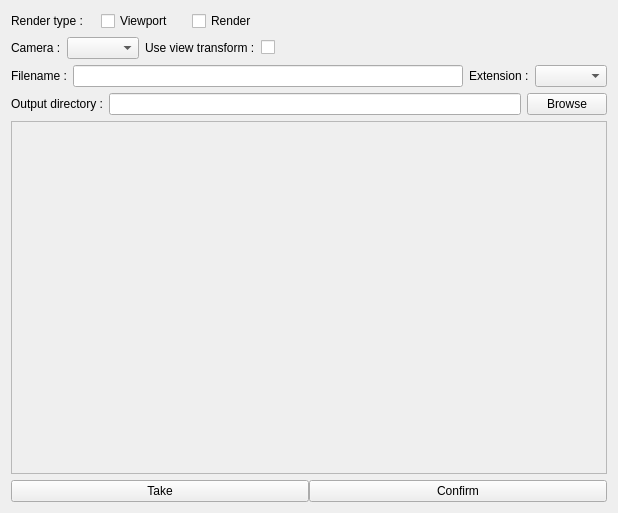
<?xml version="1.0" encoding="UTF-8"?>
<ui version="4.0">
 <class>Form</class>
 <widget class="QWidget" name="Form">
  <property name="geometry">
   <rect>
    <x>0</x>
    <y>0</y>
    <width>614</width>
    <height>513</height>
   </rect>
  </property>
  <property name="windowTitle">
   <string>Form</string>
  </property>
  <layout class="QVBoxLayout" name="verticalLayout">
   <item>
    <widget class="QWidget" name="form_widget" native="true">
     <property name="sizePolicy">
      <sizepolicy hsizetype="Expanding" vsizetype="Expanding">
       <horstretch>0</horstretch>
       <verstretch>0</verstretch>
      </sizepolicy>
     </property>
     <layout class="QVBoxLayout" name="verticalLayout_2">
      <property name="spacing">
       <number>6</number>
      </property>
      <property name="leftMargin">
       <number>0</number>
      </property>
      <property name="topMargin">
       <number>0</number>
      </property>
      <property name="rightMargin">
       <number>0</number>
      </property>
      <property name="bottomMargin">
       <number>0</number>
      </property>
      <item>
       <widget class="QWidget" name="render_type_widget" native="true">
        <layout class="QHBoxLayout" name="horizontalLayout_5">
         <property name="spacing">
          <number>18</number>
         </property>
         <property name="leftMargin">
          <number>0</number>
         </property>
         <property name="topMargin">
          <number>0</number>
         </property>
         <property name="rightMargin">
          <number>0</number>
         </property>
         <property name="bottomMargin">
          <number>0</number>
         </property>
         <item>
          <widget class="QLabel" name="render_type_label">
           <property name="text">
            <string>Render type :</string>
           </property>
          </widget>
         </item>
         <item>
          <widget class="QCheckBox" name="viewport_checkbox">
           <property name="text">
            <string>Viewport</string>
           </property>
           <property name="autoExclusive">
            <bool>true</bool>
           </property>
          </widget>
         </item>
         <item>
          <widget class="QCheckBox" name="render_checkbox">
           <property name="text">
            <string>Render</string>
           </property>
           <property name="autoExclusive">
            <bool>true</bool>
           </property>
          </widget>
         </item>
         <item>
          <spacer name="horizontalSpacer_2">
           <property name="orientation">
            <enum>Qt::Horizontal</enum>
           </property>
           <property name="sizeHint" stdset="0">
            <size>
             <width>40</width>
             <height>20</height>
            </size>
           </property>
          </spacer>
         </item>
        </layout>
       </widget>
      </item>
      <item>
       <widget class="QWidget" name="camera_widget" native="true">
        <property name="sizePolicy">
         <sizepolicy hsizetype="Expanding" vsizetype="Preferred">
          <horstretch>0</horstretch>
          <verstretch>0</verstretch>
         </sizepolicy>
        </property>
        <layout class="QHBoxLayout" name="horizontalLayout">
         <property name="spacing">
          <number>6</number>
         </property>
         <property name="leftMargin">
          <number>0</number>
         </property>
         <property name="topMargin">
          <number>0</number>
         </property>
         <property name="rightMargin">
          <number>0</number>
         </property>
         <property name="bottomMargin">
          <number>0</number>
         </property>
         <item>
          <widget class="QLabel" name="camera_label">
           <property name="sizePolicy">
            <sizepolicy hsizetype="Fixed" vsizetype="Preferred">
             <horstretch>0</horstretch>
             <verstretch>0</verstretch>
            </sizepolicy>
           </property>
           <property name="text">
            <string>Camera :</string>
           </property>
          </widget>
         </item>
         <item>
          <widget class="QComboBox" name="camera_combobox"/>
         </item>
         <item>
          <widget class="QLabel" name="viewtransform_label">
           <property name="text">
            <string>Use view transform :</string>
           </property>
          </widget>
         </item>
         <item>
          <widget class="QCheckBox" name="viewtransform_checkbox">
           <property name="text">
            <string/>
           </property>
          </widget>
         </item>
         <item>
          <spacer name="horizontalSpacer">
           <property name="orientation">
            <enum>Qt::Horizontal</enum>
           </property>
           <property name="sizeHint" stdset="0">
            <size>
             <width>40</width>
             <height>20</height>
            </size>
           </property>
          </spacer>
         </item>
        </layout>
       </widget>
      </item>
      <item>
       <widget class="QWidget" name="output_file_widget" native="true">
        <layout class="QHBoxLayout" name="horizontalLayout_4">
         <property name="leftMargin">
          <number>0</number>
         </property>
         <property name="topMargin">
          <number>0</number>
         </property>
         <property name="rightMargin">
          <number>0</number>
         </property>
         <property name="bottomMargin">
          <number>0</number>
         </property>
         <item>
          <widget class="QLabel" name="filename_label">
           <property name="text">
            <string>Filename :</string>
           </property>
          </widget>
         </item>
         <item>
          <widget class="QLineEdit" name="filename_lineedit"/>
         </item>
         <item>
          <widget class="QLabel" name="extension_label">
           <property name="text">
            <string>Extension :</string>
           </property>
          </widget>
         </item>
         <item>
          <widget class="QComboBox" name="extension_combobox"/>
         </item>
        </layout>
       </widget>
      </item>
      <item>
       <widget class="QWidget" name="output_dir_widget" native="true">
        <layout class="QHBoxLayout" name="horizontalLayout_3">
         <property name="leftMargin">
          <number>0</number>
         </property>
         <property name="topMargin">
          <number>0</number>
         </property>
         <property name="rightMargin">
          <number>0</number>
         </property>
         <property name="bottomMargin">
          <number>0</number>
         </property>
         <item>
          <widget class="QLabel" name="output_dir_label">
           <property name="text">
            <string>Output directory :</string>
           </property>
          </widget>
         </item>
         <item>
          <widget class="QLineEdit" name="output_dir_line_edit"/>
         </item>
         <item>
          <widget class="QPushButton" name="browse_btn">
           <property name="text">
            <string>Browse</string>
           </property>
          </widget>
         </item>
        </layout>
       </widget>
      </item>
      <item>
       <widget class="QFrame" name="frame">
        <property name="sizePolicy">
         <sizepolicy hsizetype="Preferred" vsizetype="Expanding">
          <horstretch>0</horstretch>
          <verstretch>0</verstretch>
         </sizepolicy>
        </property>
        <property name="frameShape">
         <enum>QFrame::StyledPanel</enum>
        </property>
        <property name="frameShadow">
         <enum>QFrame::Raised</enum>
        </property>
        <layout class="QVBoxLayout" name="verticalLayout_3">
         <property name="spacing">
          <number>0</number>
         </property>
         <property name="leftMargin">
          <number>0</number>
         </property>
         <property name="topMargin">
          <number>0</number>
         </property>
         <property name="rightMargin">
          <number>0</number>
         </property>
         <property name="bottomMargin">
          <number>0</number>
         </property>
         <item>
          <widget class="QLabel" name="preview_label">
           <property name="sizePolicy">
            <sizepolicy hsizetype="Preferred" vsizetype="Preferred">
             <horstretch>0</horstretch>
             <verstretch>0</verstretch>
            </sizepolicy>
           </property>
           <property name="minimumSize">
            <size>
             <width>594</width>
             <height>340</height>
            </size>
           </property>
           <property name="styleSheet">
            <string notr="true"/>
           </property>
           <property name="text">
            <string/>
           </property>
          </widget>
         </item>
        </layout>
       </widget>
      </item>
      <item>
       <widget class="QWidget" name="action_btns" native="true">
        <layout class="QHBoxLayout" name="horizontalLayout_2">
         <property name="spacing">
          <number>0</number>
         </property>
         <property name="leftMargin">
          <number>0</number>
         </property>
         <property name="topMargin">
          <number>0</number>
         </property>
         <property name="rightMargin">
          <number>0</number>
         </property>
         <property name="bottomMargin">
          <number>0</number>
         </property>
         <item>
          <widget class="QPushButton" name="take_btn">
           <property name="text">
            <string>Take</string>
           </property>
          </widget>
         </item>
         <item>
          <widget class="QPushButton" name="confirm_btn">
           <property name="text">
            <string>Confirm</string>
           </property>
          </widget>
         </item>
        </layout>
       </widget>
      </item>
     </layout>
    </widget>
   </item>
  </layout>
 </widget>
 <resources/>
 <connections/>
</ui>
